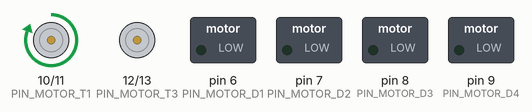
The sketch below on a simulated Arduino Uno, built with avr-gcc and run on an emulated ATmega328P. Parts: motor-driver pin pairs drawn as motors (green arrow = first pin HIGH = forward, orange = second pin HIGH = backward, longer = more drive), switched loads named in the sketch (green lamp = pin HIGH).

Above: at 0.02 s.
At 0.77 s:
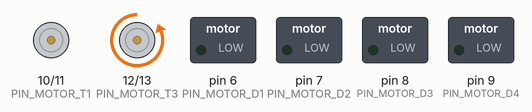
At 1.47 s:
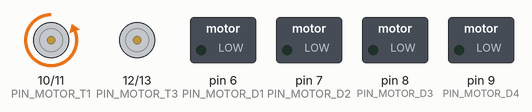
At 2.92 s:
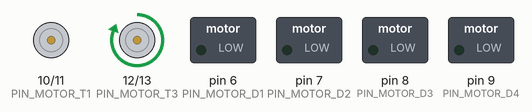
Timing chart, 0 to 3.2 s (numbered marks = the images above):
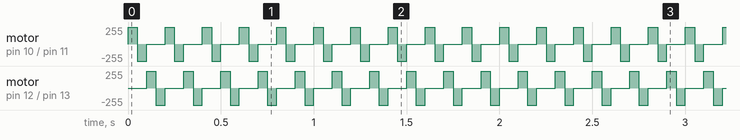

The sketch:

movBasicosMotores.ino
```cpp
/*
 Ejemplo de control de motor DC usando modulo L298
 http://electronilab.co/tienda/driver-dual-para-motores-full-bridge-l298n/

 El programa activa el motor en un sentido por 4 segundos,
 para el motor por 500 ms, activa el motor en sentido inverso por 4 segundos
 y se detiene por 5 segundos. Luego repite la acción indefinidamente.
*/
#define PIN_MOTOR_D1 6
#define PIN_MOTOR_D2 7
#define PIN_MOTOR_D3 8
#define PIN_MOTOR_D4 9
#define PIN_MOTOR_T1 10
#define PIN_MOTOR_T2 11
#define PIN_MOTOR_T3 12
#define PIN_MOTOR_T4 13


void ADELANTE()
{
  digitalWrite (PIN_MOTOR_T1, HIGH);
  digitalWrite (PIN_MOTOR_T2, LOW);
  digitalWrite (PIN_MOTOR_T3, LOW);
  digitalWrite (PIN_MOTOR_T4, HIGH);

  digitalWrite(PIN_MOTOR_D1, LOW);
  digitalWrite(PIN_MOTOR_D2, HIGH);
  digitalWrite(PIN_MOTOR_D3, HIGH);
  digitalWrite(PIN_MOTOR_D4, LOW);
}

void ATRAS()
{
  digitalWrite (PIN_MOTOR_T1, LOW);
  digitalWrite (PIN_MOTOR_T2, HIGH);
  digitalWrite (PIN_MOTOR_T3, HIGH);
  digitalWrite (PIN_MOTOR_T4, LOW);

  digitalWrite(PIN_MOTOR_D1, HIGH);
  digitalWrite(PIN_MOTOR_D2, LOW);
  digitalWrite(PIN_MOTOR_D3, LOW);
  digitalWrite(PIN_MOTOR_D4, HIGH);

}

void setup()
{
  pinMode (PIN_MOTOR_T1, OUTPUT);
  pinMode (PIN_MOTOR_T2, OUTPUT);
  pinMode (PIN_MOTOR_T3, OUTPUT);
  pinMode (PIN_MOTOR_T4, OUTPUT);

  pinMode (PIN_MOTOR_D1, OUTPUT);
  pinMode (PIN_MOTOR_D2, OUTPUT);
  pinMode (PIN_MOTOR_D3, OUTPUT);
  pinMode (PIN_MOTOR_D4, OUTPUT);
}

void loop()
{
 // ADELANTE();
 digitalWrite(PIN_MOTOR_T1, HIGH);
 digitalWrite(PIN_MOTOR_T2, LOW);
 digitalWrite(PIN_MOTOR_T3, LOW);
 digitalWrite(PIN_MOTOR_T4, LOW);
 delay(50);
 digitalWrite(PIN_MOTOR_T1, LOW);
 digitalWrite(PIN_MOTOR_T2, HIGH);
 digitalWrite(PIN_MOTOR_T3, LOW);
 digitalWrite(PIN_MOTOR_T4, LOW);
 delay(50);
 digitalWrite(PIN_MOTOR_T1, LOW);
 digitalWrite(PIN_MOTOR_T2, LOW);
 digitalWrite(PIN_MOTOR_T3, HIGH);
 digitalWrite(PIN_MOTOR_T4, LOW);
 delay(50);
 digitalWrite(PIN_MOTOR_T1, LOW);
 digitalWrite(PIN_MOTOR_T2, LOW);
 digitalWrite(PIN_MOTOR_T3, LOW);
 digitalWrite(PIN_MOTOR_T4, HIGH);
 delay(50);
}
```

Measured:
- by itself, motor on pin 10 (PIN_MOTOR_T1) / pin 11 (PIN_MOTOR_T2), motor on pin 12 (PIN_MOTOR_T3) / pin 13 (PIN_MOTOR_T4): repeats every 0.20 s: backward 255/255 0.05 s, stopped 0.10 s, forward 255/255 0.05 s
